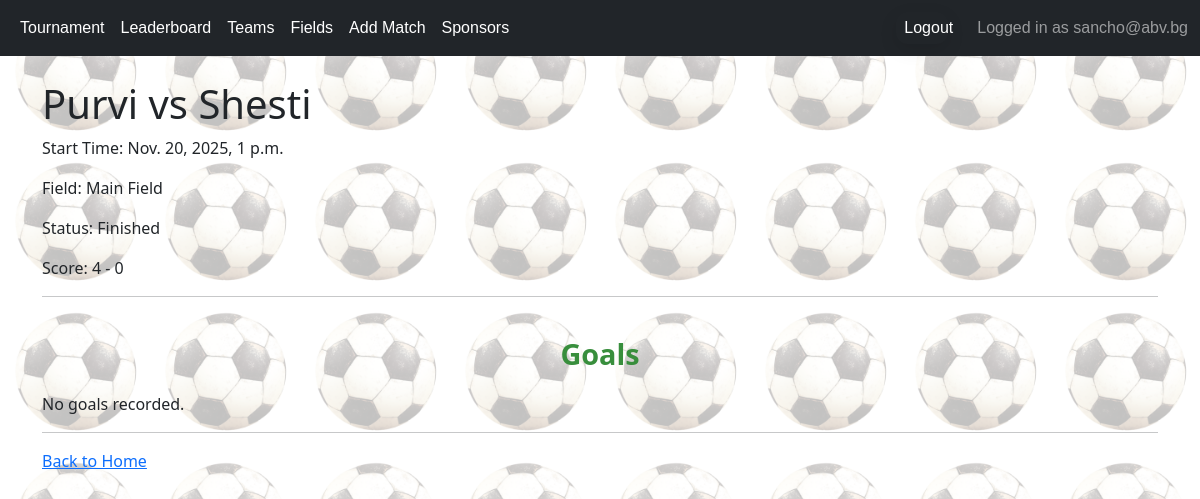
/tournament/20/matches/347/ (signed in), run on the app's committed database.
### accounts/models.py (models this page shows)
class AppUser(AbstractBaseUser, PermissionsMixin):
    email = models.EmailField(
        unique=True,
    )
    date_joined = models.DateTimeField(
        default=timezone.now
    )
    is_active = models.BooleanField(
        default=True
    )
    is_staff = models.BooleanField(
        default=False
    )
    USERNAME_FIELD = 'email'
    REQUIRED_FIELDS = []
    objects = AppUserManager()
    def __str__(self):
        return self.email

### tournamentapp/models.py (models this page shows, shortened)
class Match(models.Model):
    tournament = models.ForeignKey(
        Tournament,
        on_delete=models.CASCADE,
        related_name='matches'
    )
    home_team = models.ForeignKey(Team, on_delete=models.CASCADE, related_name='home_matches')
    away_team = models.ForeignKey(Team, on_delete=models.CASCADE, related_name='away_matches')
    home_score = models.PositiveIntegerField(default=0)
    away_score = models.PositiveIntegerField(default=0)
    is_finished = models.BooleanField(default=False)
    start_time = models.DateTimeField()
    field = models.ForeignKey(
        Field,
        on_delete=models.PROTECT,
        null=False,
        blank=False,
        )
    class Meta:
        unique_together = ('home_team', 'away_team', 'start_time')
        ordering = ['start_time']
        verbose_name = "Match"
        verbose_name_plural = "Matches"

class Team(models.Model):
    name = models.CharField(
        max_length=100,
        verbose_name="Team Name",
        )
    tournament = models.ForeignKey(
        Tournament,
        on_delete=models.CASCADE,
        related_name='teams'
    )
    logo = models.ImageField(
        upload_to='team_logos/',
        blank=True,
        null=True,
        verbose_name="Team Logo",
        )
    tournament_points = models.PositiveIntegerField(
        default=0,
        verbose_name="Tournament Points",
        )
    match_points = models.PositiveIntegerField(
        default=0,
        verbose_name="Match Points",
        )
    class Meta:
        unique_together = ('name', 'tournament')

class Field(models.Model):
    name = models.CharField(
        max_length=50,
        default='Main Field'
        )
    tournament = models.ForeignKey(
        Tournament,
        on_delete=models.CASCADE,
        related_name='fields'
    )
    owner = models.ForeignKey(
        settings.AUTH_USER_MODEL,
        on_delete=models.CASCADE,
        related_name='fields'
    )
    class Meta:
        unique_together = ('name', 'tournament')
        verbose_name = "Field"
        verbose_name_plural = "Fields"
    def __str__(self):
        return f"{self.name}"

### tournamentapp/views.py (the view)
# urls.py: path('tournament/<int:tournament_id>/matches/<int:pk>/', MatchDetailView.as_view(), name='match-detail'),
class MatchDetailView(LoginRequiredMixin, DetailView):
    model = Match
    template_name = 'matches/match_detail.html'
    context_object_name = 'match'
    def dispatch(self, request, *args, **kwargs):
        self.tournament_id = kwargs.get('tournament_id')
        self.tournament = get_object_or_404(Tournament, pk=self.tournament_id, owner=request.user)
        return super().dispatch(request, *args, **kwargs)
    def get_object(self, queryset=None):
        match = super().get_object(queryset)
        if match.tournament_id != self.tournament.pk:
            raise Http404("Match does not belong to this tournament.")
        return match
    def get_context_data(self, **kwargs):
        context = super().get_context_data(**kwargs)
        match = self.object
        home_goals = GoalEvent.objects.filter(match=match, team=match.home_team).count()
        away_goals = GoalEvent.objects.filter(match=match, team=match.away_team).count()
        context.update({
            'home_goals': home_goals,
            'away_goals': away_goals,
            'tournament': self.tournament,
        })
        return context

### tournamentapp/context_processors.py (called while the page is built)
def current_tournament(request):
    tournament = Tournament.objects.first()
    return {'tournament': tournament}

### tournamentapp/models.py (called while the page is built)
    def get_queryset(self):
        return super().get_queryset().filter(event_type='goal')

### tournamentapp/templates/matches/match_detail.html (shortened to what this page needs)
{% extends 'base.html' %}
{% block content %}
<!DOCTYPE html>
<html>
<head>
</head>
<body>
    <h1>{{ match.home_team.name }} vs {{ match.away_team.name }}</h1>
    <p>Start Time: {{ match.start_time }}</p>
    <p>Field: {{ match.field }}</p>
    <p>Status: {% if match.is_finished %}Finished{% else %}In Progress{% endif %}</p>
    <p>Score: {{ match.home_score }} - {{ match.away_score }}</p>
    <hr>
    <h2>Goals</h2>
    {% if goals %}
        <ul>
            {% for goal in goals %}
                <li>{{ goal.player.name }} ({{ goal.player.team.name }})</li>
            {% endfor %}
        </ul>
    {% else %}
        <p>No goals recorded.</p>
    {% endif %}
    <hr>
    <a href="{% url 'public-tournament-leaderboard' tournament.slug %}">Back to Home</a>
</body>
</html>
{% endblock %}

### tournamentapp/templates/base.html (shortened to what this page needs)
{% load static %}
<!DOCTYPE html>
<html lang="en">
<head>
    <link href="https://cdn.jsdelivr.net/npm/bootstrap@5.3.0/dist/css/bootstrap.min.css" rel="stylesheet" />
    <link rel="stylesheet" type="text/css" href="{% static 'css/styles.css' %}">
</head>
<body>
    <nav class="navbar navbar-expand-lg navbar-dark bg-dark fixed-top">
        <div class="container-fluid">
            <div class="collapse navbar-collapse" id="navbarNav">
                <ul class="navbar-nav me-auto">
                    {% if user.is_authenticated and tournament and tournament.owner == user %}
                        <li class="nav-item">
                            <a class="nav-link" href="{% url 'public-tournament-leaderboard' tournament.slug %}">Tournament</a>
                        </li>
                        <li class="nav-item">
                            <a class="nav-link" href="{% url 'leaderboard' tournament.id %}">Leaderboard</a>
                        </li>
                        {% if not tournament.is_finished %}
                            <li class="nav-item">
                                <a class="nav-link" href="{% url 'team-list' tournament.id %}">Teams</a>
                            </li>
                            <li class="nav-item">
                                <a class="nav-link" href="{% url 'field-create' tournament.id %}">Fields</a>
                            </li>
                            <li class="nav-item">
                                <a class="nav-link" href="{% url 'match-create' tournament.id %}">Add Match</a>
                            </li>
                            <li class="nav-item">
                                <a class="nav-link" href="{% url 'sponsor-list' tournament.id %}">Sponsors</a>
                            </li>
                        {% endif %}
                    {% endif %}
                </ul>
                <ul class="navbar-nav ms-auto">
                    {% if user.is_authenticated %}
                        <li class="nav-item logout-form">
                            <form method="post" action="{% url 'logout' %}">
                                <button type="submit" class="logout-button">Logout</button>
                            </form>
                        </li>
                    {% endif %}
                </ul>
            </div>
                {% if user.is_authenticated %}
                        <span class="navbar-text">
                            Logged in as {{ user }}
                        </span>
                {% endif %}
        </div>
    </nav>
    <div class="container" style="margin-top: 80px;">
        {% block content %}
        {% endblock %}
    </div>
</body>
</html>

### tournamentapp/static/css/base.css (style rules this page uses)
body::before { content: ""; position: fixed; top: 0; left: 0; width: 100%; height: 100%; background: url("/static/imgs/footnail.png"); background-size: 150px; mix-blend-mode: multiply; opacity: 0.25; z-index: -1; }

### tournamentapp/static/css/navbar.css (style rules this page uses)
.navbar { font-family: Arial, sans-serif; }
.navbar-nav .nav-link { color: #ffffff; font-weight: 500; transition: color 0.2s ease; }
.logout-form > form { display: flex; align-items: center; margin: 0; padding: 0; border: none; background: transparent; }
.logout-button { background: transparent !important; border: none !important; padding: 0.25rem 0.5rem; margin: 0; font: inherit; color: inherit; cursor: pointer; text-decoration: none; display: inline-flex; align-items: center; transition: color 0.2s ease; }
.navbar-text, .navbar-nav .logout-form { display: flex; align-items: center; margin-left: 1rem; }

### tournamentapp/static/css/tournament_form.css (style rules this page uses)
form { background: #388e3c; width: 80%; max-width: 800px; margin: 50px auto; padding: 30px; border-radius: 12px; box-shadow: 0 6px 18px rgba(0, 0, 0, 0.1); color: #ffffff; transition: transform 0.2s ease, box-shadow 0.2s ease; }
h2 { text-align: center; font-size: 1.8rem; margin-top: 40px; margin-bottom: 20px; color: #388e3c; font-weight: bold; }
form button { width: 100%; padding: 12px; background: #66bb6a; color: #fff; border: none; border-radius: 8px; font-size: 1rem; font-weight: 600; cursor: pointer; transition: background 0.3s ease, transform 0.2s ease; }

### data on the page
AppUser: email "sancho@abv.bg"
Match: home_team.name "Purvi", away_team.name "Shesti", start_time "Nov. 20, 2025, 1 p.m.", field "Main Field", home_score "4", away_score "0"
